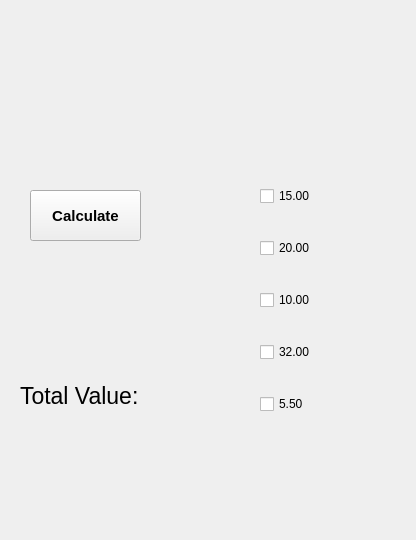
<?xml version="1.0" encoding="UTF-8"?>
<ui version="4.0">
 <class>MainWindow</class>
 <widget class="QMainWindow" name="MainWindow">
  <property name="geometry">
   <rect>
    <x>0</x>
    <y>0</y>
    <width>416</width>
    <height>540</height>
   </rect>
  </property>
  <property name="windowTitle">
   <string>MainWindow</string>
  </property>
  <widget class="QWidget" name="centralwidget">
   <widget class="QPushButton" name="pushButton">
    <property name="geometry">
     <rect>
      <x>30</x>
      <y>190</y>
      <width>111</width>
      <height>51</height>
     </rect>
    </property>
    <property name="font">
     <font>
      <pointsize>11</pointsize>
      <weight>75</weight>
      <bold>true</bold>
     </font>
    </property>
    <property name="text">
     <string>Calculate</string>
    </property>
   </widget>
   <widget class="QLabel" name="label">
    <property name="geometry">
     <rect>
      <x>20</x>
      <y>380</y>
      <width>231</width>
      <height>31</height>
     </rect>
    </property>
    <property name="font">
     <font>
      <pointsize>17</pointsize>
     </font>
    </property>
    <property name="text">
     <string>Total Value: </string>
    </property>
   </widget>
   <widget class="QWidget" name="verticalLayoutWidget">
    <property name="geometry">
     <rect>
      <x>260</x>
      <y>160</y>
      <width>131</width>
      <height>281</height>
     </rect>
    </property>
    <layout class="QVBoxLayout" name="verticalLayout">
     <item>
      <widget class="QCheckBox" name="checkBox_2">
       <property name="text">
        <string>15.00</string>
       </property>
      </widget>
     </item>
     <item>
      <widget class="QCheckBox" name="checkBox_4">
       <property name="text">
        <string>20.00</string>
       </property>
      </widget>
     </item>
     <item>
      <widget class="QCheckBox" name="checkBox_5">
       <property name="text">
        <string>10.00</string>
       </property>
      </widget>
     </item>
     <item>
      <widget class="QCheckBox" name="checkBox_3">
       <property name="text">
        <string>32.00</string>
       </property>
      </widget>
     </item>
     <item>
      <widget class="QCheckBox" name="checkBox">
       <property name="text">
        <string>5.50</string>
       </property>
      </widget>
     </item>
    </layout>
   </widget>
  </widget>
 </widget>
 <resources/>
 <connections/>
</ui>
